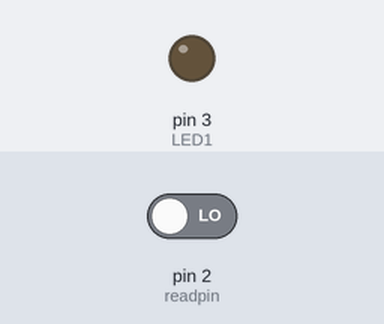
Bench run of a sketch on a simulated Arduino Uno, built with avr-gcc and run on an emulated ATmega328P. Parts: output pins drawn as LEDs (lit = HIGH). The inputs (shaded band) are chosen by the test bench; at power-on: pin 2 (readpin) LOW. What the sketch prints to the serial monitor is not drawn.

Above: at 1.2 s.
1.3 s: pin 2 (readpin) driven HIGH
At 1.44 s:
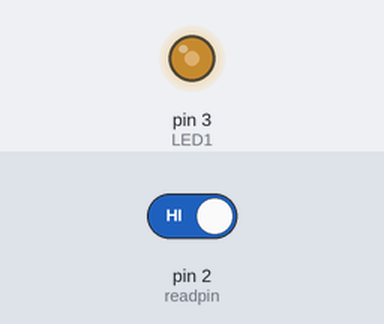
4.3 s: pin 2 (readpin) driven LOW
At 5.5 s:
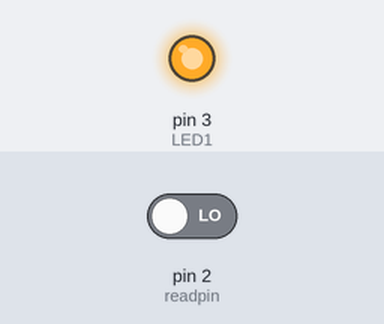
Timing chart, 0 to 7.3 s (numbered marks = the images above; inputs shaded):
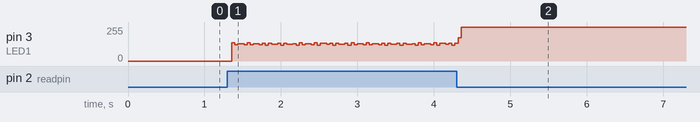

The sketch:

main.ino
```cpp
int switch1;
int readpin = 2;
int LED1=3;
int count=1;
void setup() {
  // put your setup code here, to run once:
pinMode(readpin , INPUT);
pinMode(LED1, OUTPUT);
Serial.begin(9600);
}

void loop() {
  switch1= digitalRead(readpin);
  Serial.println(switch1);
  if(switch1 == 1)
    count ++;
  if(count%2 == 0)
    digitalWrite(LED1,HIGH);
  else
    digitalWrite(LED1,LOW);
  if(count>=99)
    count = 1;


}
```
